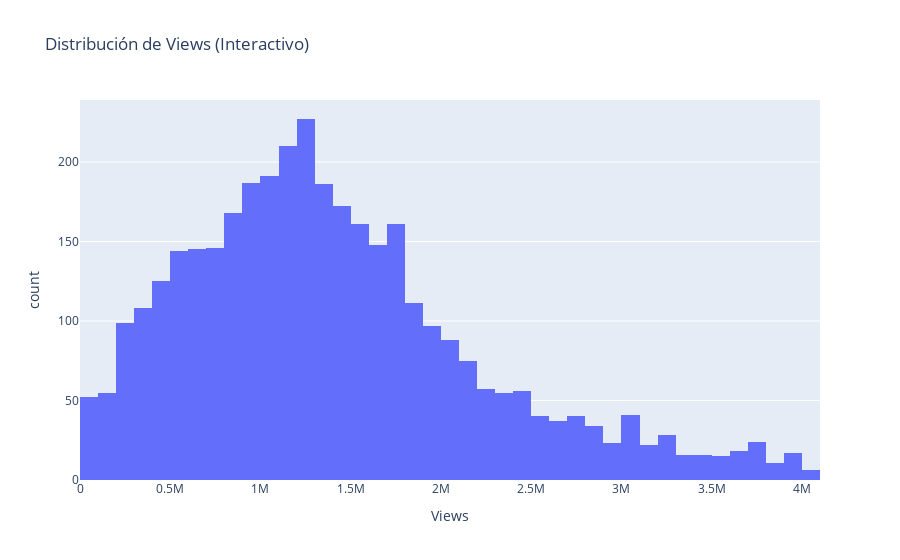

Write notebook code for a chart like this one.
### Code cell
# === METRICAS DE RENDIMIENTO Y VISUALIZACIONES ===

print("Generando metricas de rendimiento y visualizaciones...")

# Crear visualizaciones usando el metodo del analizador
analyzer.create_visualizations()

# Mostrar informacion sobre las visualizaciones creadas
if 'visualizations' in analyzer.results:
    print("\nVisualizaciones creadas exitosamente:")
    
    # Si hay un clasificador disponible, mostrar importancia de caracteristicas
    if hasattr(analyzer, 'best_model_name') and 'machine_learning' in analyzer.results:
        models_trained = analyzer.results['machine_learning']['models_trained']
        
        print(f"\nImportancia de caracteristicas del mejor modelo ({analyzer.best_model_name}):")
        try:
            feature_importance = models_trained.get_feature_importance(analyzer.best_model_name, top_n=10)
            for i, (feature, importance) in enumerate(feature_importance, 1):
                print(f"  {i:2d}. {feature}: {importance:.4f}")
        except Exception as e:
            print(f"  No se pudo obtener importancia de caracteristicas: {e}")
    
    print("\nTipos de visualizaciones disponibles:")
    print("  - Distribucion de datos")
    print("  - Correlaciones entre variables")
    print("  - Metricas de modelos ML")
    print("  - Matrices de confusion")
    print("  - Comparacion de rendimiento")
else:
    print("ERROR: No se pudieron crear las visualizaciones")

print("\nAnalisis completo finalizado")

### Figure 1 — Plotly figure (JSON) as saved in the notebook; plotly's stock layout.template omitted (floating-point values rounded to 4 significant figures; data arrays with more than 128 entries replaced by an {"elided": "..."} marker saying what was removed)
{"data": [{"bingroup": "x", "hovertemplate": "Views=%{x}<br>count=%{y}<extra></extra>", "legendgroup": "", "marker": {"color": "#636efa", "pattern": {"shape": ""}}, "name": "", "nbinsx": 50, "orientation": "v", "showlegend": false, "type": "histogram", "x": {"elided": "3612 int values"}, "xaxis": "x", "yaxis": "y"}], "layout": {"barmode": "relative", "legend": {"tracegroupgap": 0}, "title": {"text": "Distribución de Views (Interactivo)"}, "xaxis": {"anchor": "y", "domain": [0, 1], "title": {"text": "Views"}}, "yaxis": {"anchor": "x", "domain": [0, 1], "title": {"text": "count"}}}}
